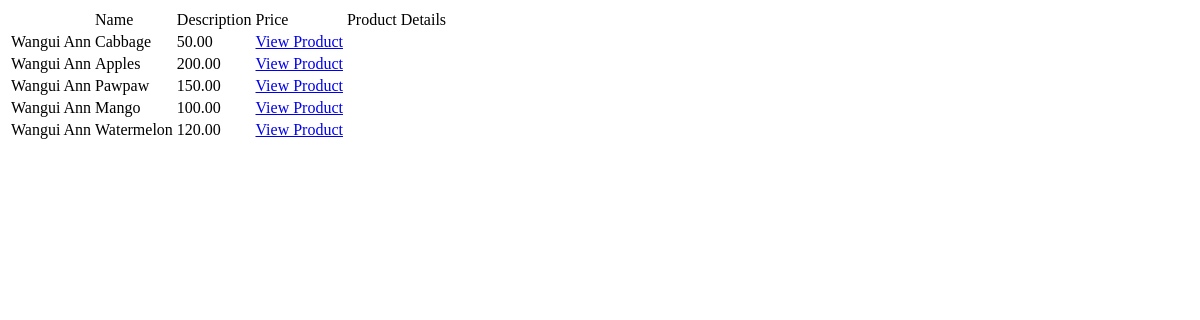
The page /inventory/products/list on the database as committed earlier.
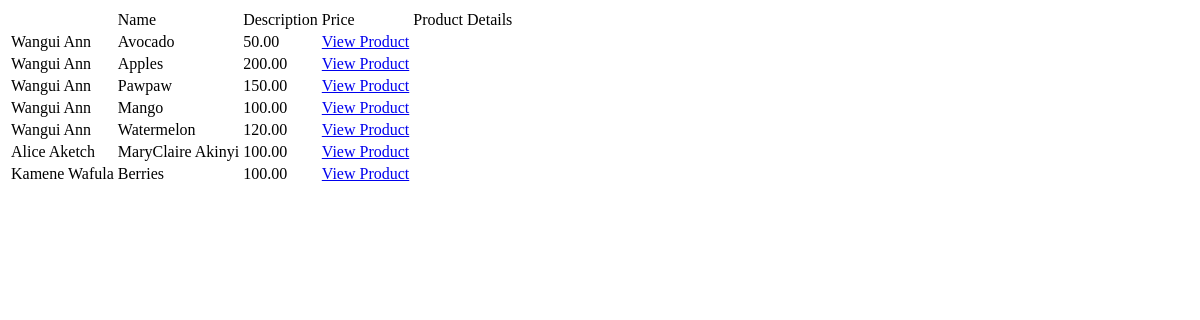
The same page on the database as committed later.
### inventory/models.py (models this page shows, shortened)
class Product(models.Model):
    vendor = models.ForeignKey(Vendor,on_delete = models.CASCADE)
    name = models.CharField(max_length = 32)
    description = models.TextField()
    image = models.ImageField()
    price = models.DecimalField(max_digits = 6, decimal_places = 2)
    stock = models.PositiveIntegerField()
    date_created = models.DateTimeField(auto_now_add = True)
    date_updated = models.DateTimeField(auto_now = True)

### vendor/models.py (models this page shows)
class Vendor(models.Model):
    name = models.CharField(max_length=32)
    location = models.CharField(max_length=64)
    contact = models.CharField(max_length=32)
    store_Name = models.CharField(max_length=32)
    def __str__(self):
        return self.name

### inventory/views.py (the view)
# urls.py: path("products/list",products_list,name="products_list_view"),
def products_list(request):
   products = Product.objects.all()
   return render(request,"inventory/productList.html",{'product':products})

### templates/inventory/productList.html (shortened to what this page needs)
<!DOCTYPE html>
<html lang="en">
<head>
</head>
<body>
    <table>
    <th class="heading">
        <td>Name</td>
        <td>Description</td>
        <td>Price</td>
        <td>Product Details</td>
    </th>
    {%for product in product%}
    <tr>
        <td>{{product.vendor}}</td>
        <td>{{product.name}}</td>
        <td>{{ product.price}}</td>
        <td><a href="{% url 'product_details_view' id=product.id%}">View Product</a></td>
    </tr>
    {%endfor%}
</table>
</body>
</html>

Rows that differ between the two databases and show on the page:
changed Product: name "Cabbage" → "Avocado"
added Product: vendor "Alice Aketch", name "MaryClaire Akinyi", price "100.00"
added Product: vendor "Kamene Wafula", name "Berries", price "100.00"
